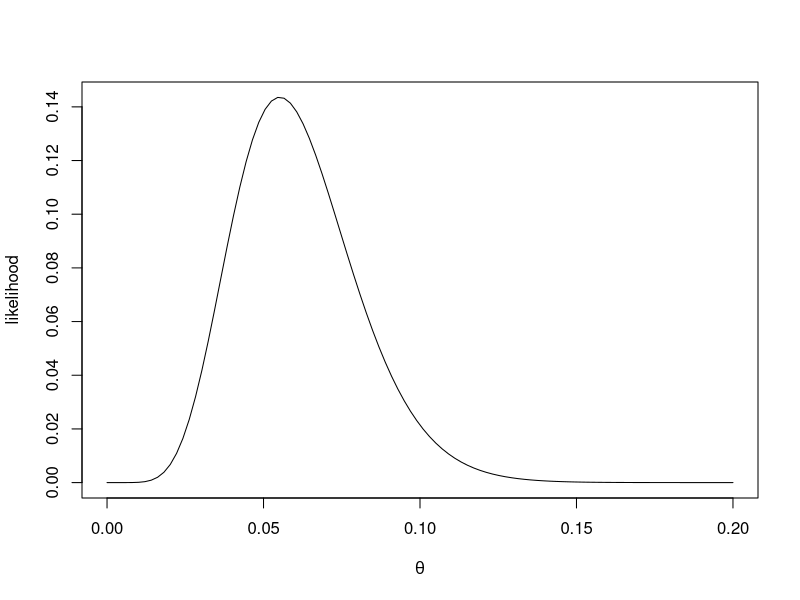

Here is the R script that generated this plot:

## --------------------------------------------------------------------------------------------------------------------------------

2 + 2

## --------------------------------------------------------------------------------------------------------------------------------

var_logical = TRUE
class(var_logical)

## --------------------------------------------------------------------------------------------------------------------------------

vector_logical = c(TRUE, FALSE, TRUE)
class(vector_logical)

## --------------------------------------------------------------------------------------------------------------------------------

vector_logical[2]
is.logical(vector_logical)

## --------------------------------------------------------------------------------------------------------------------------------

vector_logical[4]
is.logical(vector_logical[4])

## --------------------------------------------------------------------------------------------------------------------------------

var_int = 2L
class(var_int)

## --------------------------------------------------------------------------------------------------------------------------------

is.integer(var_int)

## --------------------------------------------------------------------------------------------------------------------------------

is.numeric(var_int)

## --------------------------------------------------------------------------------------------------------------------------------

length(var_int)

## --------------------------------------------------------------------------------------------------------------------------------

var_int

## --------------------------------------------------------------------------------------------------------------------------------

var_int[1]

## --------------------------------------------------------------------------------------------------------------------------------

vector_int = c(var_int, 3L, 8L, 13:18)
class(vector_int)

## --------------------------------------------------------------------------------------------------------------------------------

vector_int

## --------------------------------------------------------------------------------------------------------------------------------

length(vector_int)

## --------------------------------------------------------------------------------------------------------------------------------

vector_int[10]

## --------------------------------------------------------------------------------------------------------------------------------

class(vector_int[10])

## --------------------------------------------------------------------------------------------------------------------------------

var_double = 3.14
class(var_double)

## --------------------------------------------------------------------------------------------------------------------------------

is.double(var_double)

## --------------------------------------------------------------------------------------------------------------------------------

is.numeric(var_double)

## --------------------------------------------------------------------------------------------------------------------------------

var_inf = var_double/0
var_inf

## --------------------------------------------------------------------------------------------------------------------------------

var_nan = 0/0 
var_nan

## --------------------------------------------------------------------------------------------------------------------------------

class(c(var_inf, var_nan))

## --------------------------------------------------------------------------------------------------------------------------------

a = 5.2
b = 1.7
c = complex(real = a, imaginary = b) 
c

## --------------------------------------------------------------------------------------------------------------------------------

class(c)

## --------------------------------------------------------------------------------------------------------------------------------

Re(c)
Im(c)
Mod(c)

## --------------------------------------------------------------------------------------------------------------------------------

Arg(c)
Conj(c)
sqrt(c)

## --------------------------------------------------------------------------------------------------------------------------------

var_chr1 = "Hello"
var_chr2 = "World"
class(var_chr1)

c(var_chr1, var_chr2)

paste(var_chr1, var_chr2)

## --------------------------------------------------------------------------------------------------------------------------------

var_raw = as.raw(40) 
var_raw

## --------------------------------------------------------------------------------------------------------------------------------

vect_raw = charToRaw("Hello world") 
vect_raw

## --------------------------------------------------------------------------------------------------------------------------------

rawToChar(vect_raw[1:4])
class(vect_raw[1:4])

## --------------------------------------------------------------------------------------------------------------------------------

my.contact = list(
name = "Juan C",
gitpage = "http://github.com/jlaria",
age = 26,
tags = c("#data-science", "#r", "#python")
)
my.contact

## --------------------------------------------------------------------------------------------------------------------------------

my.contact$tags

class(my.contact$tags)

## --------------------------------------------------------------------------------------------------------------------------------

risk = factor(c("hi", "hi", "lo", "med", "lo", "hi")) 
risk

## --------------------------------------------------------------------------------------------------------------------------------

class(risk)
levels(risk)

## --------------------------------------------------------------------------------------------------------------------------------

risk = factor(c("hi", "hi", "lo", "med", "lo", "hi"), levels=c("lo", "med", "hi"), 
ordered = T) 
risk

## --------------------------------------------------------------------------------------------------------------------------------

vect_logical = c(TRUE, FALSE)
vect_logical

vect_char = c("a", "b", "ca")
vect_char

vect_int = c(1L, 3L, 20L)
vect_int

vect_double = c(1.3, 4.5, 3.4, 5.4)
vect_double

## --------------------------------------------------------------------------------------------------------------------------------

x = vector("numeric",length=10)
x
x = vector("logical",length=10)
x

## --------------------------------------------------------------------------------------------------------------------------------

vect = c(2, 4, 5, 8, 9, 10)

## --------------------------------------------------------------------------------------------------------------------------------

vect = seq(1, 20, 2)

## --------------------------------------------------------------------------------------------------------------------------------

vect[3]

## --------------------------------------------------------------------------------------------------------------------------------

vect[3] = -2

## --------------------------------------------------------------------------------------------------------------------------------

vect[c(1, 3)]

## --------------------------------------------------------------------------------------------------------------------------------

vect[seq(1, length(vect), 2)]

## --------------------------------------------------------------------------------------------------------------------------------

new_vect = vect[vect>8]
new_vect

is.vector(vect)
length(vect)

## --------------------------------------------------------------------------------------------------------------------------------

vect1 = 1:5
vect1

vect2 = 6:10
vect2

vect_sum = vect1+vect2  # sum
vect_sum

vect_subst = vect1-vect2         # substraction
vect_subst

vect_product_pointwise = vect1*vect2   # pointwise product
vect_product_pointwise

vect_div_pointwise = vect1/vect2 # pointwise division
vect_div_pointwise

vect_pow = vect1^2   # pointwise power of two
vect_pow

sum(vect1) # sum of all elements of the vect

length(vect1)

vect1%*%vect2   # inner product: equal to sum(vect1*vect2)

vect1==3

vect1>3 & vect2>=9

## --------------------------------------------------------------------------------------------------------------------------------

vect1 = c(1, 2, 3, 4)
names(vect1) = c("x1", "x2", "x3", "x4")

## --------------------------------------------------------------------------------------------------------------------------------

vect2 = c(x1=1, x2=2, x3=3, x4=4)

## --------------------------------------------------------------------------------------------------------------------------------

vect1[3]

vect1["x3"]

## --------------------------------------------------------------------------------------------------------------------------------

X = matrix(1:8, nrow = 2, ncol = 4) 
X

## --------------------------------------------------------------------------------------------------------------------------------

dim(X)
ncol(X)
nrow(X)

## --------------------------------------------------------------------------------------------------------------------------------

t(X)
rownames(X) = c("obs 1", "obs 2")
colnames(X) = paste0("var",1:4)
X

## --------------------------------------------------------------------------------------------------------------------------------

x = 1:4
y = 5:8
cbind(x,y)
rbind(x,y)

## --------------------------------------------------------------------------------------------------------------------------------

A = array(1:24, dim = c(2,4,3)) 
A

## --------------------------------------------------------------------------------------------------------------------------------

vector_int
vector_int[9]
vector_int[c(2,9)]
X[2,1]
X["obs 2", "var1"]

## --------------------------------------------------------------------------------------------------------------------------------

namedvector_int = c(1, 1, 2, 3, 5)
names(namedvector_int) = c("day 1", "day 2", "day 3", "day 4", "day 5")
namedvector_int["day 1"]
namedvector_int[c("day 5", "day 2")]

## --------------------------------------------------------------------------------------------------------------------------------

my.contact[4] 
class(my.contact[4])

## --------------------------------------------------------------------------------------------------------------------------------

my.contact[[1]]
class(my.contact[[1]])

## --------------------------------------------------------------------------------------------------------------------------------

my.contact$name
my.contact$"age"

## --------------------------------------------------------------------------------------------------------------------------------

a = c(1, 3, 4, -1, 2)
b = c(1, 2, 4, 8, 16)
a[b]
b[-4]
b[]

## --------------------------------------------------------------------------------------------------------------------------------

x = 2 
a = 1
y = 2 * (a + log(x)) 
y

## --------------------------------------------------------------------------------------------------------------------------------

x = c(1, -1, 3)
y = c(2, 4, 6)
x-y

## --------------------------------------------------------------------------------------------------------------------------------

x+y

## --------------------------------------------------------------------------------------------------------------------------------

b = c(T, F, T)
!b

## --------------------------------------------------------------------------------------------------------------------------------

z = 3:8
z

z = seq(3, 8, 1)

## --------------------------------------------------------------------------------------------------------------------------------

x*y
2*z

## --------------------------------------------------------------------------------------------------------------------------------

x*z    # Be careful!

## --------------------------------------------------------------------------------------------------------------------------------

x/y

## --------------------------------------------------------------------------------------------------------------------------------

x^y

## --------------------------------------------------------------------------------------------------------------------------------

7%%5
7%/%5

## --------------------------------------------------------------------------------------------------------------------------------

x %*% y

## --------------------------------------------------------------------------------------------------------------------------------

x %in% z

## --------------------------------------------------------------------------------------------------------------------------------

x < y

y > x

x == y

## --------------------------------------------------------------------------------------------------------------------------------

c(T, F, T) & c(F, F, T)

c(T, F, T) | c(F, F, T)

## --------------------------------------------------------------------------------------------------------------------------------

a <- 1
a

## --------------------------------------------------------------------------------------------------------------------------------

X = matrix(rnorm(4*6), nrow = 4, ncol = 6)
X

## --------------------------------------------------------------------------------------------------------------------------------

col.sums = apply(X, 2, sum)
col.sums

## --------------------------------------------------------------------------------------------------------------------------------

col.sums_for = rep(0, 6)   # declare it
for(j in 1:6){
   col.sums_for[j] = sum(X[,j])
}
col.sums_for

## --------------------------------------------------------------------------------------------------------------------------------

df = data.frame(name = c("Juan", "Pedro", "María"),
age = c(26, 33, 22),
phone = c("666-849334", "666-837489", "666-029340") )
df

## --------------------------------------------------------------------------------------------------------------------------------

X = matrix(1:8, nrow = 2, ncol = 4)
df = data.frame(X)
df

## --------------------------------------------------------------------------------------------------------------------------------

colnames(df) = paste0("Col", 1:4)
rownames(df) = paste0("Obs", 1:2)
df

## --------------------------------------------------------------------------------------------------------------------------------

df = data.frame(matrix(rnorm(40), nrow=5, ncol=8))
df$X1 = NULL         # delete column 1
df

## --------------------------------------------------------------------------------------------------------------------------------

df[,c(3,6)] = NULL   # delete columns 3 and 6
df

df = df[-1, ]     # remove row 1
df

df = df[,-c(4:6)] # remove columns 4, 5, 6
df

df[2,] = -10      # edit row 2
df

df$X5 = 5     # edit column X5
df

## --------------------------------------------------------------------------------------------------------------------------------

df1 = data.frame(name = c("Pedro", "María"),
age = c(33, 22),
phone = c("666-837489", "666-029340") )
df2 = data.frame(name = c("Juan"),
age = c(26),
phone = c("666-849334") )

rbind(df1, df2)

## --------------------------------------------------------------------------------------------------------------------------------

df1 = data.frame(name = c("Juan", "Pedro", "María"),
age = c(26, 33, 22))
df2 = data.frame( phone = c("666-849334", "666-837489", "666-029340") )
cbind(df1, df2)

## --------------------------------------------------------------------------------------------------------------------------------

getwd()

## --------------------------------------------------------------------------------------------------------------------------------

f = function(args){
body
}

## --------------------------------------------------------------------------------------------------------------------------------

sapply(1:2, function(x) x + 1)

## --------------------------------------------------------------------------------------------------------------------------------

add = function(x, y){
return(x+y)
}
add(2,2)

## --------------------------------------------------------------------------------------------------------------------------------

add = function(x, y){
  x+y
}
add(2,2)

## --------------------------------------------------------------------------------------------------------------------------------

wlog = function(x){
write(paste0(date(), "\t", x), "")   # write output in the console
}
x = 3.14
wlog("Hello world")
wlog(x)

## --------------------------------------------------------------------------------------------------------------------------------

wlog = function(x, y=5){
 write(paste0(date(), "\t", x, "\t", y), "")
}
wlog(1.2)
wlog(1.2, 2.4)

## --------------------------------------------------------------------------------------------------------------------------------

wlog = function(x, y=NULL){
write(paste0(date(), "\t", x, "\t", y), "")
}
wlog(1.2)
wlog(1.2, 2.4)

## --------------------------------------------------------------------------------------------------------------------------------

wlog = function(..., printdate=T){
write(paste0(
{if(printdate)date() else NULL},
...), "")
}
wlog("\tHello world")

wlog(printdate = F, "Hello world!")

wlog("\t x = ",2, "\t y = ", 5, "\t x + y = ", 2+5, "\t FIN.")

## --------------------------------------------------------------------------------------------------------------------------------

theta = seq(0, 0.2, length=100)
lik = dbinom(8, 145, theta)

plot(theta, lik, type='l', xlab=expression(theta), ylab="likelihood")

## --------------------------------------------------------------------------------------------------------------------------------

x = 8; n = 145

L = function(theta, x){dbinom(x, size=n, prob=theta)}

optimize(L, interval=c(0,1), x=x, maximum=TRUE)

## --------------------------------------------------------------------------------------------------------------------------------

set.seed(666)

N = 100
x = rnorm(N, mean = 3, sd = 2)

mean(x)
sd(x)

## --------------------------------------------------------------------------------------------------------------------------------

LL = function(mu, sigma) {
	  R = dnorm(x, mu, sigma)
     -sum(log(R))
}

library(stats4)
mle(LL, start=list(mu=1, sigma=1), method="L-BFGS-B", lower=c(-Inf, 0), upper=c(Inf, Inf))

